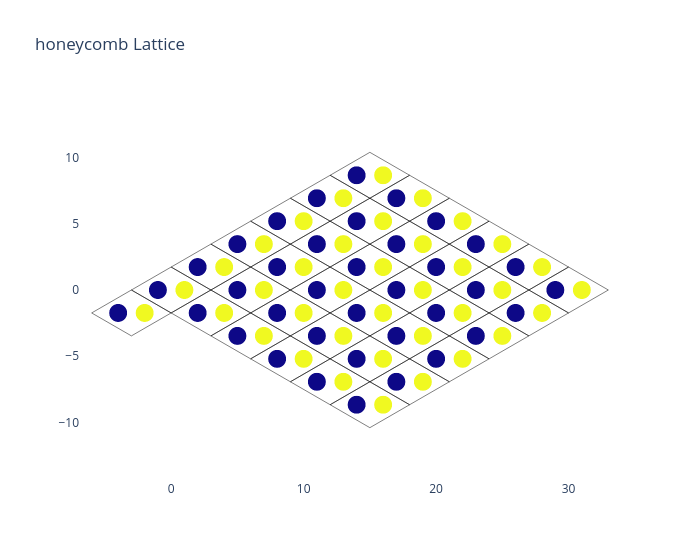

Source (notebook cell):
### Markdown cell above
We have added a few unit cells by hand, using the low-level 'add_unitcell' function. The position of the unit cell was specified in the lattice vector coordinates unit. In the last call, we also fixed the 'update' argument to 'True', which tells the function to update the lattice index, a dictionnary containing all orbitals of each sites of each unit cell. This update is usually performed automatically by the high-level builder function, such as this one:

### Code cell
honeycomb.create_rectangle_lattice((6, 6))
honeycomb.plot()

### Figure 1 — Plotly figure (JSON) as saved in the notebook; plotly's stock layout.template omitted (floating-point values rounded to 4 significant figures)
{"data": [{"line": {"color": "rgba(0,0,0,1)", "width": 0.5}, "mode": "lines", "name": "Unit cell [0 0]", "showlegend": false, "textposition": "bottom center", "type": "scatter", "x": [-3.0, 0.0, 3.0, 0.0, -3.0], "y": [0.0, -1.732, 0.0, 1.732, 0.0]}, {"line": {"color": "rgba(0,0,0,1)", "width": 0.5}, "mode": "lines", "name": "Unit cell [1 0]", "showlegend": false, "textposition": "bottom center", "type": "scatter", "x": [0.0, 3.0, 6.0, 3.0, 0.0], "y": [-1.732, -3.464, -1.732, 0.0, -1.732]}, {"line": {"color": "rgba(0,0,0,1)", "width": 0.5}, "mode": "lines", "name": "Unit cell [0 1]", "showlegend": false, "textposition": "bottom center", "type": "scatter", "x": [0.0, 3.0, 6.0, 3.0, 0.0], "y": [1.732, 0.0, 1.732, 3.464, 1.732]}, {"line": {"color": "rgba(0,0,0,1)", "width": 0.5}, "mode": "lines", "name": "Unit cell [0 -1]", "showlegend": false, "textposition": "bottom center", "type": "scatter", "x": [-6.0, -3.0, 0.0, -3.0, -6.0], "y": [-1.732, -3.464, -1.732, 0.0, -1.732]}, {"line": {"color": "rgba(0,0,0,1)", "width": 0.5}, "mode": "lines", "name": "Unit cell [2 2]", "showlegend": false, "textposition": "bottom center", "type": "scatter", "x": [9.0, 12.0, 15.0, 12.0, 9.0], "y": [0.0, -1.732, 0.0, 1.732, 0.0]}, {"line": {"color": "rgba(0,0,0,1)", "width": 0.5}, "mode": "lines", "name": "Unit cell [0 2]", "showlegend": false, "textposition": "bottom center", "type": "scatter", "x": [3.0, 6.0, 9.0, 6.0, 3.0], "y": [3.464, 1.732, 3.464, 5.196, 3.464]}, {"line": {"color": "rgba(0,0,0,1)", "width": 0.5}, "mode": "lines", "name": "Unit cell [0 3]", "showlegend": false, "textposition": "bottom center", "type": "scatter", "x": [6.0, 9.0, 12.0, 9.0, 6.0], "y": [5.196, 3.464, 5.196, 6.928, 5.196]}, {"line": {"color": "rgba(0,0,0,1)", "width": 0.5}, "mode": "lines", "name": "Unit cell [0 4]", "showlegend": false, "textposition": "bottom center", "type": "scatter", "x": [9.0, 12.0, 15.0, 12.0, 9.0], "y": [6.928, 5.196, 6.928, 8.66, 6.928]}, {"line": {"color": "rgba(0,0,0,1)", "width": 0.5}, "mode": "lines", "name": "Unit cell [0 5]", "showlegend": false, "textposition": "bottom center", "type": "scatter", "x": [12.0, 15.0, 18.0, 15.0, 12.0], "y": [8.66, 6.928, 8.66, 10.39, 8.66]}, {"line": {"color": "rgba(0,0,0,1)", "width": 0.5}, "mode": "lines", "name": "Unit cell [1 1]", "showlegend": false, "textposition": "bottom center", "type": "scatter", "x": [3.0, 6.0, 9.0, 6.0, 3.0], "y": [0.0, -1.732, 0.0, 1.732, 0.0]}, {"line": {"color": "rgba(0,0,0,1)", "width": 0.5}, "mode": "lines", "name": "Unit cell [1 2]", "showlegend": false, "textposition": "bottom center", "type": "scatter", "x": [6.0, 9.0, 12.0, 9.0, 6.0], "y": [1.732, 0.0, 1.732, 3.464, 1.732]}, {"line": {"color": "rgba(0,0,0,1)", "width": 0.5}, "mode": "lines", "name": "Unit cell [1 3]", "showlegend": false, "textposition": "bottom center", "type": "scatter", "x": [9.0, 12.0, 15.0, 12.0, 9.0], "y": [3.464, 1.732, 3.464, 5.196, 3.464]}, {"line": {"color": "rgba(0,0,0,1)", "width": 0.5}, "mode": "lines", "name": "Unit cell [1 4]", "showlegend": false, "textposition": "bottom center", "type": "scatter", "x": [12.0, 15.0, 18.0, 15.0, 12.0], "y": [5.196, 3.464, 5.196, 6.928, 5.196]}, {"line": {"color": "rgba(0,0,0,1)", "width": 0.5}, "mode": "lines", "name": "Unit cell [1 5]", "showlegend": false, "textposition": "bottom center", "type": "scatter", "x": [15.0, 18.0, 21.0, 18.0, 15.0], "y": [6.928, 5.196, 6.928, 8.66, 6.928]}, {"line": {"color": "rgba(0,0,0,1)", "width": 0.5}, "mode": "lines", "name": "Unit cell [2 0]", "showlegend": false, "textposition": "bottom center", "type": "scatter", "x": [3.0, 6.0, 9.0, 6.0, 3.0], "y": [-3.464, -5.196, -3.464, -1.732, -3.464]}, {"line": {"color": "rgba(0,0,0,1)", "width": 0.5}, "mode": "lines", "name": "Unit cell [2 1]", "showlegend": false, "textposition": "bottom center", "type": "scatter", "x": [6.0, 9.0, 12.0, 9.0, 6.0], "y": [-1.732, -3.464, -1.732, 0.0, -1.732]}, {"line": {"color": "rgba(0,0,0,1)", "width": 0.5}, "mode": "lines", "name": "Unit cell [2 3]", "showlegend": false, "textposition": "bottom center", "type": "scatter", "x": [12.0, 15.0, 18.0, 15.0, 12.0], "y": [1.732, 0.0, 1.732, 3.464, 1.732]}, {"line": {"color": "rgba(0,0,0,1)", "width": 0.5}, "mode": "lines", "name": "Unit cell [2 4]", "showlegend": false, "textposition": "bottom center", "type": "scatter", "x": [15.0, 18.0, 21.0, 18.0, 15.0], "y": [3.464, 1.732, 3.464, 5.196, 3.464]}, {"line": {"color": "rgba(0,0,0,1)", "width": 0.5}, "mode": "lines", "name": "Unit cell [2 5]", "showlegend": false, "textposition": "bottom center", "type": "scatter", "x": [18.0, 21.0, 24.0, 21.0, 18.0], "y": [5.196, 3.464, 5.196, 6.928, 5.196]}, {"line": {"color": "rgba(0,0,0,1)", "width": 0.5}, "mode": "lines", "name": "Unit cell [3 0]", "showlegend": false, "textposition": "bottom center", "type": "scatter", "x": [6.0, 9.0, 12.0, 9.0, 6.0], "y": [-5.196, -6.928, -5.196, -3.464, -5.196]}, {"line": {"color": "rgba(0,0,0,1)", "width": 0.5}, "mode": "lines", "name": "Unit cell [3 1]", "showlegend": false, "textposition": "bottom center", "type": "scatter", "x": [9.0, 12.0, 15.0, 12.0, 9.0], "y": [-3.464, -5.196, -3.464, -1.732, -3.464]}, {"line": {"color": "rgba(0,0,0,1)", "width": 0.5}, "mode": "lines", "name": "Unit cell [3 2]", "showlegend": false, "textposition": "bottom center", "type": "scatter", "x": [12.0, 15.0, 18.0, 15.0, 12.0], "y": [-1.732, -3.464, -1.732, -4.441e-16, -1.732]}, {"line": {"color": "rgba(0,0,0,1)", "width": 0.5}, "mode": "lines", "name": "Unit cell [3 3]", "showlegend": false, "textposition": "bottom center", "type": "scatter", "x": [15.0, 18.0, 21.0, 18.0, 15.0], "y": [-4.441e-16, -1.732, -4.441e-16, 1.732, -4.441e-16]}, {"line": {"color": "rgba(0,0,0,1)", "width": 0.5}, "mode": "lines", "name": "Unit cell [3 4]", "showlegend": false, "textposition": "bottom center", "type": "scatter", "x": [18.0, 21.0, 24.0, 21.0, 18.0], "y": [1.732, -4.441e-16, 1.732, 3.464, 1.732]}, {"line": {"color": "rgba(0,0,0,1)", "width": 0.5}, "mode": "lines", "name": "Unit cell [3 5]", "showlegend": false, "textposition": "bottom center", "type": "scatter", "x": [21.0, 24.0, 27.0, 24.0, 21.0], "y": [3.464, 1.732, 3.464, 5.196, 3.464]}, {"line": {"color": "rgba(0,0,0,1)", "width": 0.5}, "mode": "lines", "name": "Unit cell [4 0]", "showlegend": false, "textposition": "bottom center", "type": "scatter", "x": [9.0, 12.0, 15.0, 12.0, 9.0], "y": [-6.928, -8.66, -6.928, -5.196, -6.928]}, {"line": {"color": "rgba(0,0,0,1)", "width": 0.5}, "mode": "lines", "name": "Unit cell [4 1]", "showlegend": false, "textposition": "bottom center", "type": "scatter", "x": [12.0, 15.0, 18.0, 15.0, 12.0], "y": [-5.196, -6.928, -5.196, -3.464, -5.196]}, {"line": {"color": "rgba(0,0,0,1)", "width": 0.5}, "mode": "lines", "name": "Unit cell [4 2]", "showlegend": false, "textposition": "bottom center", "type": "scatter", "x": [15.0, 18.0, 21.0, 18.0, 15.0], "y": [-3.464, -5.196, -3.464, -1.732, -3.464]}, {"line": {"color": "rgba(0,0,0,1)", "width": 0.5}, "mode": "lines", "name": "Unit cell [4 3]", "showlegend": false, "textposition": "bottom center", "type": "scatter", "x": [18.0, 21.0, 24.0, 21.0, 18.0], "y": [-1.732, -3.464, -1.732, 0.0, -1.732]}, {"line": {"color": "rgba(0,0,0,1)", "width": 0.5}, "mode": "lines", "name": "Unit cell [4 4]", "showlegend": false, "textposition": "bottom center", "type": "scatter", "x": [21.0, 24.0, 27.0, 24.0, 21.0], "y": [0.0, -1.732, 0.0, 1.732, 0.0]}, {"line": {"color": "rgba(0,0,0,1)", "width": 0.5}, "mode": "lines", "name": "Unit cell [4 5]", "showlegend": false, "textposition": "bottom center", "type": "scatter", "x": [24.0, 27.0, 30.0, 27.0, 24.0], "y": [1.732, 0.0, 1.732, 3.464, 1.732]}, {"line": {"color": "rgba(0,0,0,1)", "width": 0.5}, "mode": "lines", "name": "Unit cell [5 0]", "showlegend": false, "textposition": "bottom center", "type": "scatter", "x": [12.0, 15.0, 18.0, 15.0, 12.0], "y": [-8.66, -10.39, -8.66, -6.928, -8.66]}, {"line": {"color": "rgba(0,0,0,1)", "width": 0.5}, "mode": "lines", "name": "Unit cell [5 1]", "showlegend": false, "textposition": "bottom center", "type": "scatter", "x": [15.0, 18.0, 21.0, 18.0, 15.0], "y": [-6.928, -8.66, -6.928, -5.196, -6.928]}, {"line": {"color": "rgba(0,0,0,1)", "width": 0.5}, "mode": "lines", "name": "Unit cell [5 2]", "showlegend": false, "textposition": "bottom center", "type": "scatter", "x": [18.0, 21.0, 24.0, 21.0, 18.0], "y": [-5.196, -6.928, -5.196, -3.464, -5.196]}, {"line": {"color": "rgba(0,0,0,1)", "width": 0.5}, "mode": "lines", "name": "Unit cell [5 3]", "showlegend": false, "textposition": "bottom center", "type": "scatter", "x": [21.0, 24.0, 27.0, 24.0, 21.0], "y": [-3.464, -5.196, -3.464, -1.732, -3.464]}, {"line": {"color": "rgba(0,0,0,1)", "width": 0.5}, "mode": "lines", "name": "Unit cell [5 4]", "showlegend": false, "textposition": "bottom center", "type": "scatter", "x": [24.0, 27.0, 30.0, 27.0, 24.0], "y": [-1.732, -3.464, -1.732, 4.441e-16, -1.732]}, {"line": {"color": "rgba(0,0,0,1)", "width": 0.5}, "mode": "lines", "name": "Unit cell [5 5]", "showlegend": false, "textposition": "bottom center", "type": "scatter", "x": [27.0, 30.0, 33.0, 30.0, 27.0], "y": [4.441e-16, -1.732, 4.441e-16, 1.732, 4.441e-16]}, {"marker": {"color": [0, 1, 0, 1, 0, 1, 0, 1, 0, 1, 0, 1, 0, 1, 0, 1, 0, 1, 0, 1, 0, 1, 0, 1, 0, 1, 0, 1, 0, 1, 0, 1, 0, 1, 0, 1, 0, 1, 0, 1, 0, 1, 0, 1, 0, 1, 0, 1, 0, 1, 0, 1, 0, 1, 0, 1, 0, 1, 0, 1, 0, 1, 0, 1, 0, 1, 0, 1, 0, 1, 0, 1, 0, 1], "size": 17.86}, "mode": "markers", "showlegend": false, "text": ["[0 0], A: ('s',)", "[0 0], B: ('s',)", "[1 0], A: ('s',)", "[1 0], B: ('s',)", "[0 1], A: ('s',)", "[0 1], B: ('s',)", "[0 -1], A: ('s',)", "[0 -1], B: ('s',)", "[2 2], A: ('s',)", "[2 2], B: ('s',)", "[0 2], A: ('s',)", "[0 2], B: ('s',)", "[0 3], A: ('s',)", "[0 3], B: ('s',)", "[0 4], A: ('s',)", "[0 4], B: ('s',)", "[0 5], A: ('s',)", "[0 5], B: ('s',)", "[1 1], A: ('s',)", "[1 1], B: ('s',)", "[1 2], A: ('s',)", "[1 2], B: ('s',)", "[1 3], A: ('s',)", "[1 3], B: ('s',)", "[1 4], A: ('s',)", "[1 4], B: ('s',)", "[1 5], A: ('s',)", "[1 5], B: ('s',)", "[2 0], A: ('s',)", "[2 0], B: ('s',)", "[2 1], A: ('s',)", "[2 1], B: ('s',)", "[2 3], A: ('s',)", "[2 3], B: ('s',)", "[2 4], A: ('s',)", "[2 4], B: ('s',)", "[2 5], A: ('s',)", "[2 5], B: ('s',)", "[3 0], A: ('s',)", "[3 0], B: ('s',)", "[3 1], A: ('s',)", "[3 1], B: ('s',)", "[3 2], A: ('s',)", "[3 2], B: ('s',)", "[3 3], A: ('s',)", "[3 3], B: ('s',)", "[3 4], A: ('s',)", "[3 4], B: ('s',)", "[3 5], A: ('s',)", "[3 5], B: ('s',)", "[4 0], A: ('s',)", "[4 0], B: ('s',)", "[4 1], A: ('s',)", "[4 1], B: ('s',)", "[4 2], A: ('s',)", "[4 2], B: ('s',)", "[4 3], A: ('s',)", "[4 3], B: ('s',)", "[4 4], A: ('s',)", "[4 4], B: ('s',)", "[4 5], A: ('s',)", "[4 5], B: ('s',)", "[5 0], A: ('s',)", "[5 0], B: ('s',)", "[5 1], A: ('s',)", "[5 1], B: ('s',)", "[5 2], A: ('s',)", "[5 2], B: ('s',)", "[5 3], A: ('s',)", "[5 3], B: ('s',)", "[5 4], A: ('s',)", "[5 4], B: ('s',)", "[5 5], A: ('s',)", "[5 5], B: ('s',)"], "textposition": "bottom center", "type": "scattergl", "x": [-1, 1, 2, 4, 2, 4, -4, -2, 11, 13, 5, 7, 8, 10, 11, 13, 14, 16, 5, 7, 8, 10, 11, 13, 14, 16, 17, 19, 5, 7, 8, 10, 14, 16, 17, 19, 20, 22, 8, 10, 11, 13, 14, 16, 17, 19, 20, 22, 23, 25, 11, 13, 14, 16, 17, 19, 20, 22, 23, 25, 26, 28, 14, 16, 17, 19, 20, 22, 23, 25, 26, 28, 29, 31], "y": [0, 0, -1.732, -1.732, 1.732, 1.732, -1.732, -1.732, 0, 0, 3.464, 3.464, 5.196, 5.196, 6.928, 6.928, 8.66, 8.66, 0, 0, 1.732, 1.732, 3.464, 3.464, 5.196, 5.196, 6.928, 6.928, -3.464, -3.464, -1.732, -1.732, 1.732, 1.732, 3.464, 3.464, 5.196, 5.196, -5.196, -5.196, -3.464, -3.464, -1.732, -1.732, -4.441e-16, -4.441e-16, 1.732, 1.732, 3.464, 3.464, -6.928, -6.928, -5.196, -5.196, -3.464, -3.464, -1.732, -1.732, 0, 0, 1.732, 1.732, -8.66, -8.66, -6.928, -6.928, -5.196, -5.196, -3.464, -3.464, -1.732, -1.732, 4.441e-16, 4.441e-16]}], "layout": {"paper_bgcolor": "white", "plot_bgcolor": "white", "title": {"text": "honeycomb Lattice"}, "width": 700, "xaxis": {"zeroline": false}, "yaxis": {"scaleanchor": "x", "scaleratio": 1, "zeroline": false}}}
